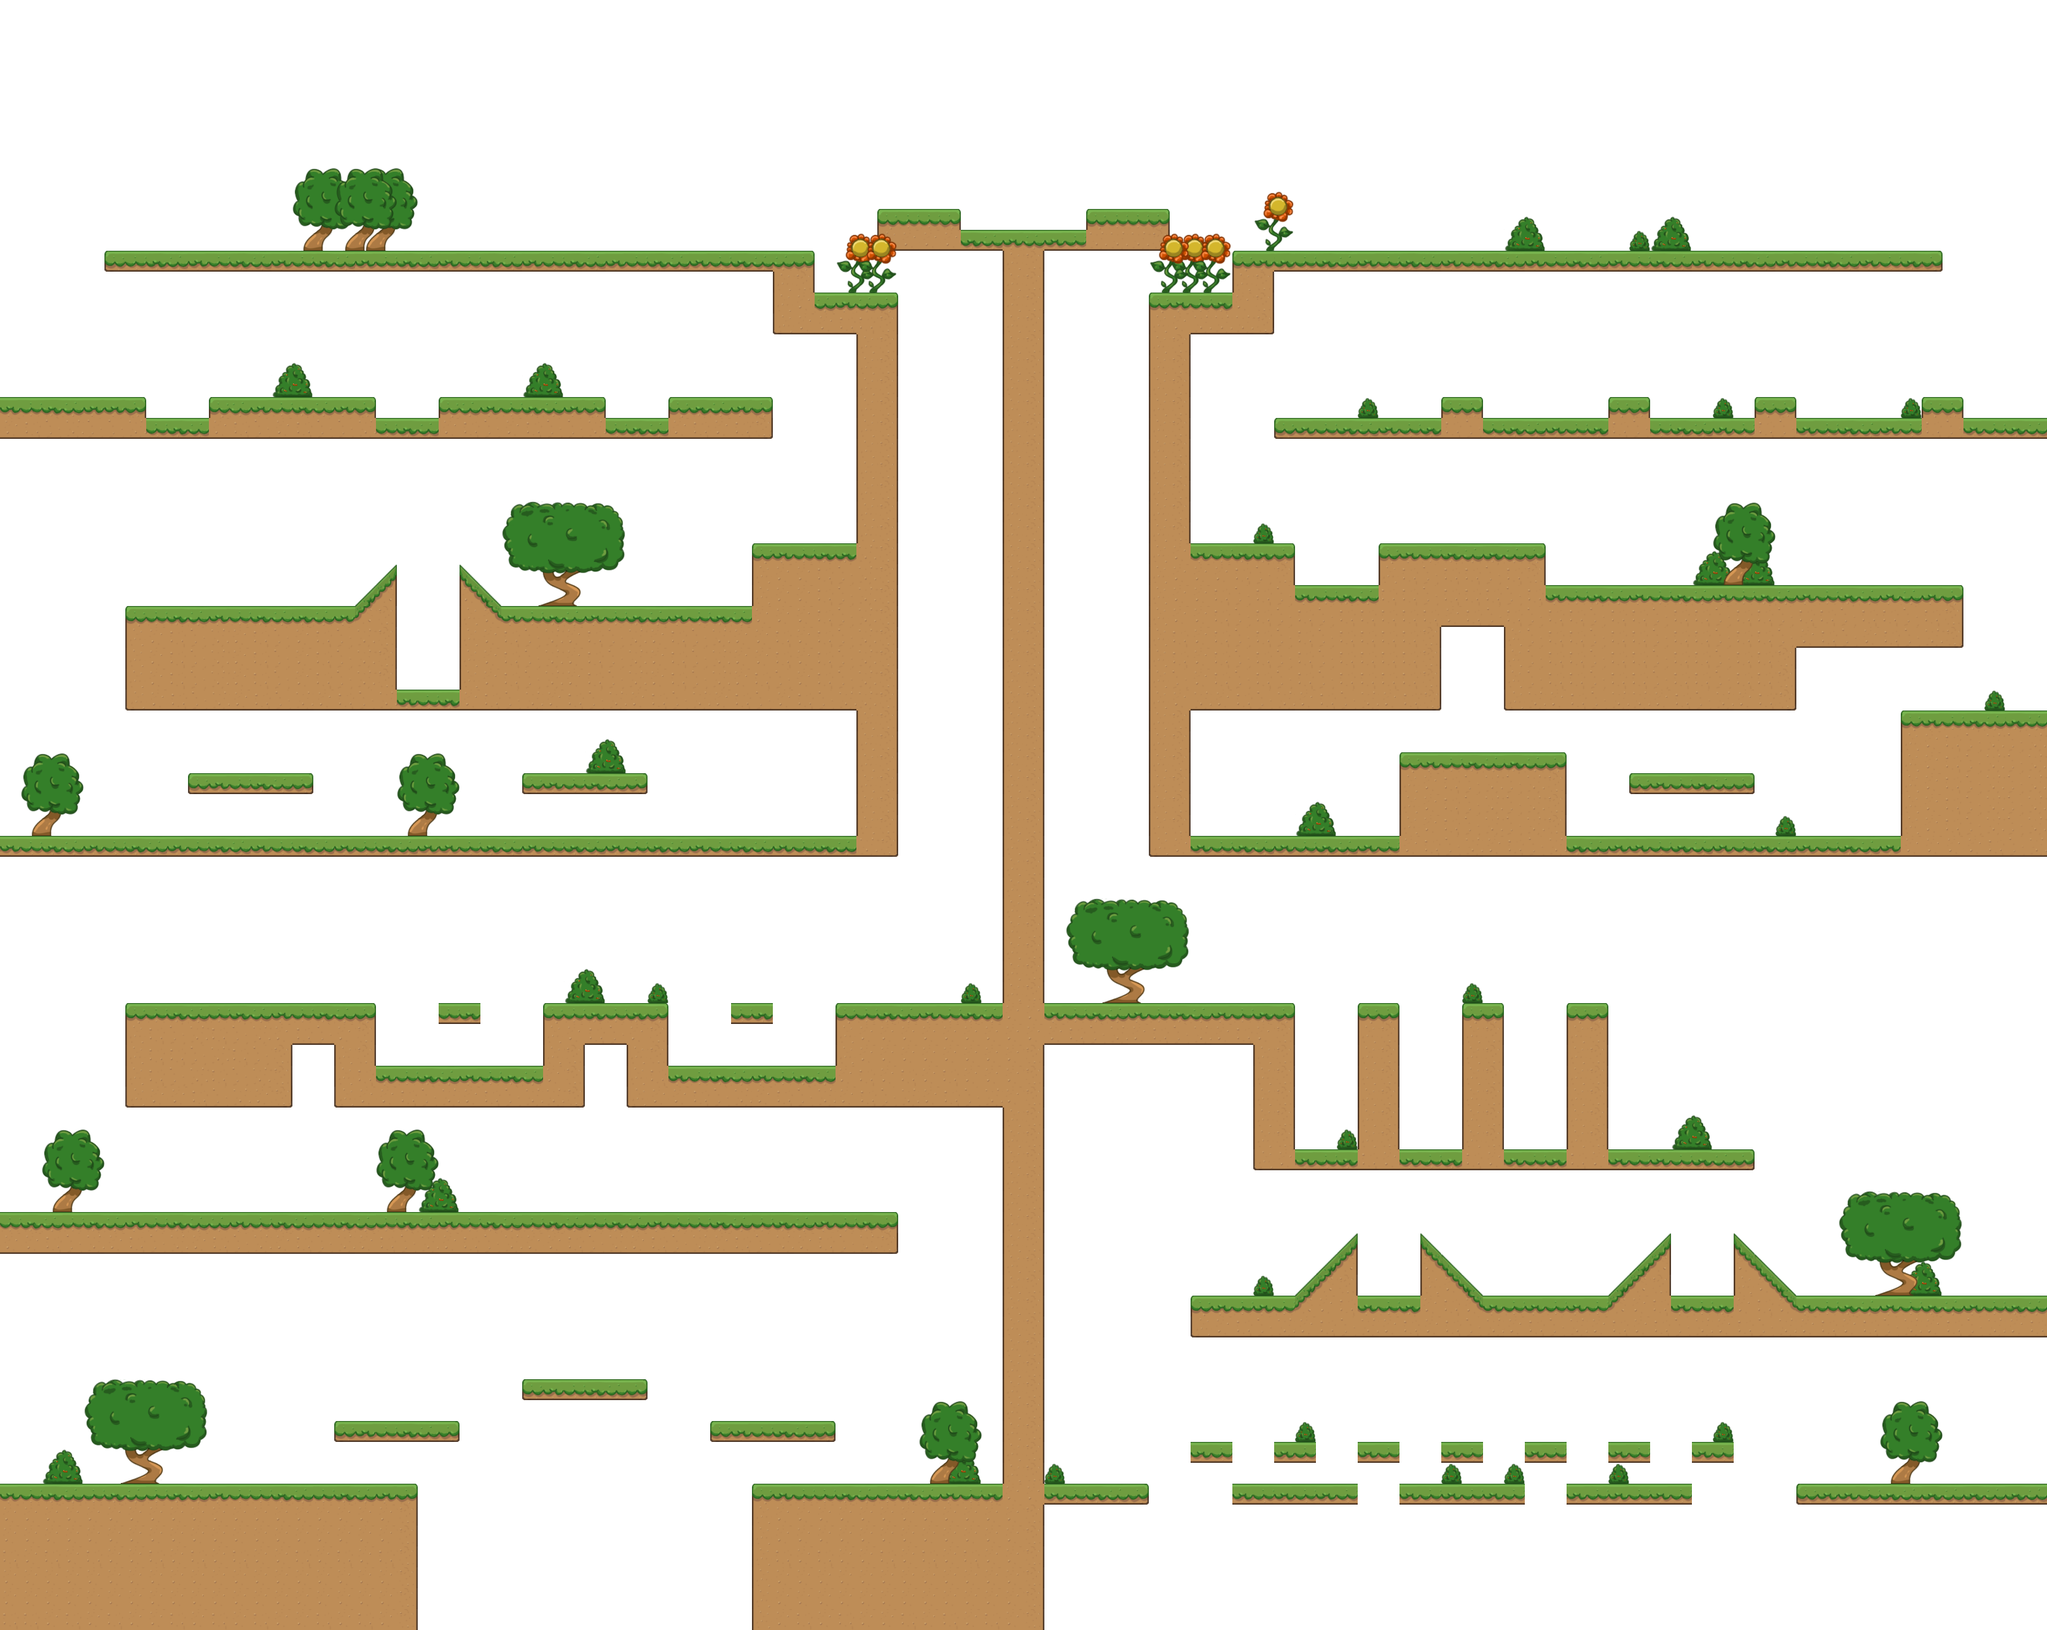

This game map was drawn from its Tiled (.tmx) file and the tilesets committed beside it. A one-line description and the trimmed map source follow:
An orthogonal 98x78 tile map with 32x32 px tiles, 3 tile layers (background, ground, frontground), 2 tilesets and 25 objects (8x soldier, 6x solflyer, 6x flairy, 4x goal, earm).

<map version="1.10" tiledversion="1.10.0" orientation="orthogonal" renderorder="right-down" width="98" height="78" tilewidth="32" tileheight="32" infinite="0" backgroundcolor="#ffffff" nextlayerid="5" nextobjectid="26">
 <properties>
  <property name="JUMP" value="12" />
  <property name="STOP" value="5" />
 </properties>
 <tileset firstgid="1" name="tiles" tilewidth="32" tileheight="32" tilecount="100" columns="10">
  <image source="tiles.png" width="320" height="320" />
  <tile id="0">
   <properties>
    <property name="type" value="TOPL" />
   </properties>
  </tile>
  <tile id="1">
   <properties>
    <property name="type" value="TOP" />
   </properties>
  </tile>
  <tile id="2">
   <properties>
    <property name="type" value="TOP" />
   </properties>
  </tile>
  <tile id="3">
   <properties>
    <property name="type" value="TOP" />
   </properties>
  </tile>
  <tile id="4">
   <properties>
    <property name="type" value="TOP" />
   </properties>
  </tile>
  <tile id="5">
   <properties>
    <property name="type" value="TOPR" />
   </properties>
  </tile>
  <tile id="6">
   <properties>
    <property name="type" value="TOP" />
   </properties>
  </tile>
  <tile id="7">
   <properties>
    <property name="type" value="TOP" />
   </properties>
  </tile>
  <tile id="8">
   <properties>
    <property name="type" value="TOP" />
   </properties>
  </tile>
  <tile id="9">
   <properties>
    <property name="type" value="TOP" />
   </properties>
  </tile>
  <tile id="10">
   <properties>
    <property name="type" value="LEFT" />
   </properties>
  </tile>
  <tile id="15">
   <properties>
    <property name="type" value="RIGHT" />
   </properties>
  </tile>
  <tile id="20">
   <properties>
    <property name="type" value="DGL1" />
   </properties>
  </tile>
  <tile id="21">
   <properties>
    <property name="type" value="NB" />
   </properties>
  </tile>
  <tile id="22">
   <properties>
    <property name="type" value="NB" />
   </properties>
  </tile>
  <tile id="23">
   <properties>
    <property name="type" value="DGR1" />
   </properties>
  </tile>
  <tile id="31">
   <properties>
    <property name="type" value="DGL1" />
   </properties>
  </tile>
  <tile id="32">
   <properties>
    <property name="type" value="DGR1" />
   </properties>
  </tile>
  <tile id="35">
   <properties>
    <property name="type" value="DGR1" />
   </properties>
  </tile>
  <tile id="36">
   <properties>
    <property name="type" value="NB" />
   </properties>
  </tile>
  <tile id="38">
   <properties>
    <property name="type" value="NB" />
   </properties>
  </tile>
  <tile id="39">
   <properties>
    <property name="type" value="NB" />
   </properties>
  </tile>
  <tile id="40">
   <properties>
    <property name="type" value="DGL1" />
   </properties>
  </tile>
  <tile id="41">
   <properties>
    <property name="type" value="NB" />
   </properties>
  </tile>
  <tile id="42">
   <properties>
    <property name="type" value="NB" />
   </properties>
  </tile>
  <tile id="43">
   <properties>
    <property name="type" value="DGR1" />
   </properties>
  </tile>
  <tile id="44">
   <properties>
    <property name="type" value="DGR1" />
   </properties>
  </tile>
  <tile id="46">
   <properties>
    <property name="type" value="DGR1" />
   </properties>
  </tile>
  <tile id="47">
   <properties>
    <property name="type" value="DGL1" />
   </properties>
  </tile>
  <tile id="48">
   <properties>
    <property name="type" value="DGR4" />
   </properties>
  </tile>
  <tile id="49">
   <properties>
    <property name="type" value="DGR5" />
   </properties>
  </tile>
  <tile id="50">
   <properties>
    <property name="type" value="LEFT" />
   </properties>
  </tile>
  <tile id="51">
   <properties>
    <property name="type" value="DGL1" />
   </properties>
  </tile>
  <tile id="52">
   <properties>
    <property name="type" value="DGR1" />
   </properties>
  </tile>
  <tile id="53">
   <properties>
    <property name="type" value="RIGHT" />
   </properties>
  </tile>
  <tile id="54">
   <properties>
    <property name="type" value="DGL1" />
   </properties>
  </tile>
  <tile id="55">
   <properties>
    <property name="type" value="DGR1" />
   </properties>
  </tile>
  <tile id="61">
   <properties>
    <property name="type" value="RIGHT" />
   </properties>
  </tile>
  <tile id="62">
   <properties>
    <property name="type" value="LEFT" />
   </properties>
  </tile>
  <tile id="65">
   <properties>
    <property name="type" value="DGL1" />
   </properties>
  </tile>
  <tile id="70">
   <properties>
    <property name="type" value="LEFT" />
   </properties>
  </tile>
  <tile id="75">
   <properties>
    <property name="type" value="RIGHT" />
   </properties>
  </tile>
  <tile id="80">
   <properties>
    <property name="type" value="TOP" />
   </properties>
  </tile>
  <tile id="81">
   <properties>
    <property name="type" value="TOP" />
   </properties>
  </tile>
  <tile id="82">
   <properties>
    <property name="type" value="TOP" />
   </properties>
  </tile>
  <tile id="83">
   <properties>
    <property name="type" value="TOP" />
   </properties>
  </tile>
  <tile id="84">
   <properties>
    <property name="type" value="TOP" />
   </properties>
  </tile>
  <tile id="85">
   <properties>
    <property name="type" value="TOP" />
   </properties>
  </tile>
 </tileset>
 <tileset firstgid="101" name="props" tilewidth="32" tileheight="32" tilecount="100" columns="10">
  <image source="props.png" width="320" height="320" />
 </tileset>
 <layer id="1" name="background" width="98" height="78">
  <data>[7644 cells, 84 non-empty, 22 distinct tile ids]</data>
 </layer>
 <layer id="2" name="ground" width="98" height="78">
  <data>[7644 cells, 1775 non-empty, 37 distinct tile ids]</data>
 </layer>
 <layer id="3" name="frontground" width="98" height="78">
  <data>[7644 cells, 266 non-empty, 53 distinct tile ids]</data>
 </layer>
 <objectgroup id="4" name="avatars">
  <object id="1" name="solflyer" gid="35" x="641" y="1036" width="32" height="32" />
  <object id="2" name="soldier" gid="35" x="547" y="1250" width="32" height="32" />
  <object id="3" name="soldier" gid="35" x="1181" y="1251" width="32" height="32" />
  <object id="4" name="goal" gid="26" x="1203" y="1268" width="32" height="32" />
  <object id="5" name="soldier" gid="35" x="2009" y="888" width="32" height="32" />
  <object id="6" name="solflyer" gid="35" x="2489" y="875" width="32" height="32" />
  <object id="7" name="soldier" gid="35" x="2575" y="1267" width="32" height="32" />
  <object id="8" name="goal" gid="26" x="1889" y="1245" width="32" height="32" />
  <object id="9" name="solflyer" gid="35" x="2239" y="1117" width="32" height="32" />
  <object id="10" name="flairy" gid="37" x="2576" y="1165" width="32" height="32" />
  <object id="11" name="soldier" gid="35" x="689" y="1604" width="32" height="32" />
  <object id="12" name="soldier" gid="35" x="1135" y="1607" width="32" height="32" />
  <object id="13" name="solflyer" gid="35" x="465" y="1819" width="32" height="32" />
  <object id="14" name="solflyer" gid="35" x="913" y="1819" width="32" height="32" />
  <object id="15" name="goal" gid="26" x="184" y="2243" width="32" height="32" />
  <object id="16" name="flairy" gid="37" x="697" y="1833" width="32" height="32" />
  <object id="17" name="flairy" gid="37" x="872" y="2089" width="32" height="32" />
  <object id="18" name="solflyer" gid="35" x="2738" y="1750" width="32" height="32" />
  <object id="19" name="soldier" gid="35" x="2115" y="1951" width="32" height="32" />
  <object id="20" name="soldier" gid="35" x="2593" y="1952" width="32" height="32" />
  <object id="21" name="flairy" gid="37" x="2340" y="1490" width="32" height="32" />
  <object id="22" name="flairy" gid="37" x="1684" y="1970" width="32" height="32" />
  </objectgroup>
</map>
<!-- 3 of 25 objects omitted -->
